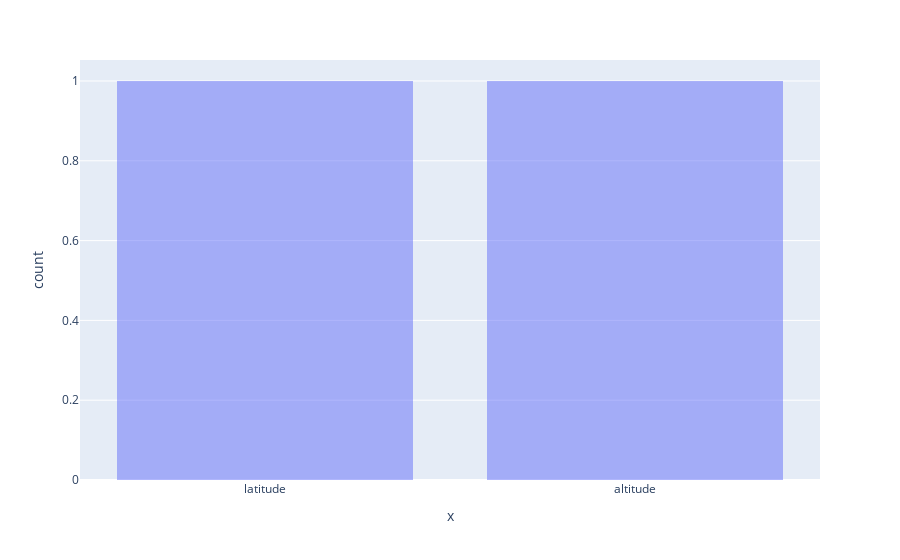

Notebook code for this chart:
### Code cell
fig = px.histogram(df, x= ["latitude","altitude"],  barmode="overlay")
fig.show()

### Figure 1 — Plotly figure (JSON) as saved in the notebook; plotly's stock layout.template omitted (floating-point values rounded to 4 significant figures)
{"data": [{"alignmentgroup": "True", "bingroup": "x", "hovertemplate": "x=%{x}<br>count=%{y}<extra></extra>", "legendgroup": "", "marker": {"color": "#636efa", "opacity": 0.5, "pattern": {"shape": ""}}, "name": "", "offsetgroup": "", "orientation": "v", "showlegend": false, "type": "histogram", "x": ["latitude", "altitude"], "xaxis": "x", "yaxis": "y"}], "layout": {"barmode": "overlay", "legend": {"tracegroupgap": 0}, "margin": {"t": 60}, "xaxis": {"anchor": "y", "domain": [0, 1], "title": {"text": "x"}}, "yaxis": {"anchor": "x", "domain": [0, 1], "title": {"text": "count"}}}}
